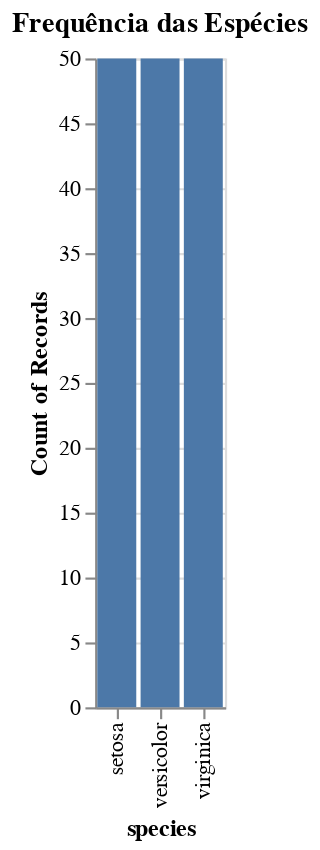

This figure's notebook cell:
### Code cell
alt.Chart(df).mark_bar().encode(
    x='species:N',
    y='count():Q'
).properties(
    title="Frequência das Espécies"
)

### Figure 1 — Vega-Lite specification as saved in the notebook (floating-point values rounded to 4 significant figures; data arrays with more than 128 entries replaced by an {"elided": "..."} marker saying what was removed)
{"config": {"view": {"continuousWidth": 300, "continuousHeight": 300}}, "data": {"name": "data-5492ad92962bad06c6c3f4c2fd78919a"}, "mark": {"type": "bar"}, "encoding": {"x": {"field": "species", "type": "nominal"}, "y": {"aggregate": "count", "type": "quantitative"}}, "title": "Frequência das Espécies", "$schema": "https://vega.github.io/schema/vega-lite/v5.20.1.json", "datasets": {"data-5492ad92962bad06c6c3f4c2fd78919a": {"elided": "150 records"}}}
